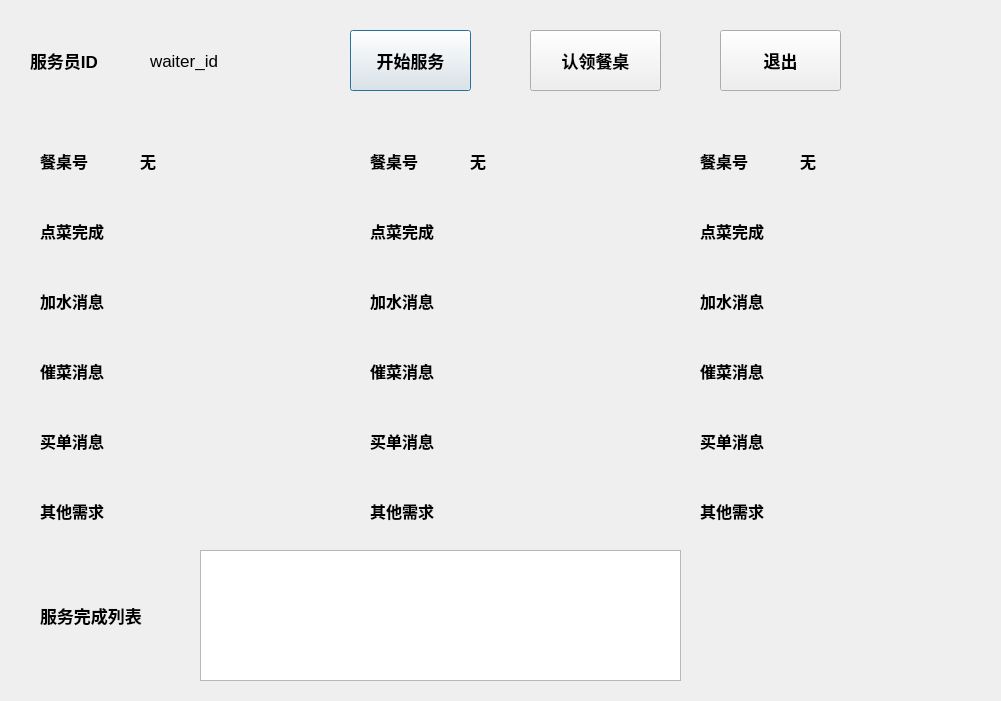
<?xml version="1.0" encoding="UTF-8"?>
<ui version="4.0">
 <class>WaiterView</class>
 <widget class="QDialog" name="WaiterView">
  <property name="geometry">
   <rect>
    <x>0</x>
    <y>0</y>
    <width>1001</width>
    <height>701</height>
   </rect>
  </property>
  <property name="windowTitle">
   <string>Dialog</string>
  </property>
  <widget class="QLabel" name="label_4">
   <property name="geometry">
    <rect>
     <x>40</x>
     <y>140</y>
     <width>71</width>
     <height>41</height>
    </rect>
   </property>
   <property name="font">
    <font>
     <pointsize>12</pointsize>
     <weight>75</weight>
     <bold>true</bold>
    </font>
   </property>
   <property name="text">
    <string>餐桌号</string>
   </property>
  </widget>
  <widget class="QLabel" name="label_5">
   <property name="geometry">
    <rect>
     <x>40</x>
     <y>210</y>
     <width>91</width>
     <height>41</height>
    </rect>
   </property>
   <property name="font">
    <font>
     <pointsize>12</pointsize>
     <weight>75</weight>
     <bold>true</bold>
    </font>
   </property>
   <property name="text">
    <string>点菜完成</string>
   </property>
  </widget>
  <widget class="QLabel" name="label_6">
   <property name="geometry">
    <rect>
     <x>40</x>
     <y>280</y>
     <width>81</width>
     <height>41</height>
    </rect>
   </property>
   <property name="font">
    <font>
     <pointsize>12</pointsize>
     <weight>75</weight>
     <bold>true</bold>
    </font>
   </property>
   <property name="text">
    <string>加水消息</string>
   </property>
  </widget>
  <widget class="QLabel" name="label_7">
   <property name="geometry">
    <rect>
     <x>40</x>
     <y>350</y>
     <width>81</width>
     <height>41</height>
    </rect>
   </property>
   <property name="font">
    <font>
     <pointsize>12</pointsize>
     <weight>75</weight>
     <bold>true</bold>
    </font>
   </property>
   <property name="text">
    <string>催菜消息</string>
   </property>
  </widget>
  <widget class="QLabel" name="label_8">
   <property name="geometry">
    <rect>
     <x>40</x>
     <y>420</y>
     <width>81</width>
     <height>41</height>
    </rect>
   </property>
   <property name="font">
    <font>
     <pointsize>12</pointsize>
     <weight>75</weight>
     <bold>true</bold>
    </font>
   </property>
   <property name="text">
    <string>买单消息</string>
   </property>
  </widget>
  <widget class="QLabel" name="label">
   <property name="geometry">
    <rect>
     <x>40</x>
     <y>490</y>
     <width>91</width>
     <height>41</height>
    </rect>
   </property>
   <property name="font">
    <font>
     <pointsize>12</pointsize>
     <weight>75</weight>
     <bold>true</bold>
    </font>
   </property>
   <property name="text">
    <string>其他需求</string>
   </property>
  </widget>
  <widget class="QLabel" name="label_19">
   <property name="geometry">
    <rect>
     <x>30</x>
     <y>40</y>
     <width>101</width>
     <height>41</height>
    </rect>
   </property>
   <property name="font">
    <font>
     <pointsize>13</pointsize>
     <weight>75</weight>
     <bold>true</bold>
    </font>
   </property>
   <property name="text">
    <string>服务员ID</string>
   </property>
  </widget>
  <widget class="QLabel" name="label_9">
   <property name="geometry">
    <rect>
     <x>370</x>
     <y>140</y>
     <width>72</width>
     <height>41</height>
    </rect>
   </property>
   <property name="font">
    <font>
     <pointsize>12</pointsize>
     <weight>75</weight>
     <bold>true</bold>
    </font>
   </property>
   <property name="text">
    <string>餐桌号</string>
   </property>
  </widget>
  <widget class="QLabel" name="label_16">
   <property name="geometry">
    <rect>
     <x>700</x>
     <y>140</y>
     <width>72</width>
     <height>41</height>
    </rect>
   </property>
   <property name="font">
    <font>
     <pointsize>12</pointsize>
     <weight>75</weight>
     <bold>true</bold>
    </font>
   </property>
   <property name="text">
    <string>餐桌号</string>
   </property>
  </widget>
  <widget class="QPushButton" name="service_begin">
   <property name="geometry">
    <rect>
     <x>350</x>
     <y>30</y>
     <width>121</width>
     <height>61</height>
    </rect>
   </property>
   <property name="font">
    <font>
     <pointsize>13</pointsize>
     <weight>75</weight>
     <bold>true</bold>
    </font>
   </property>
   <property name="text">
    <string>开始服务</string>
   </property>
  </widget>
  <widget class="QPushButton" name="get_table">
   <property name="geometry">
    <rect>
     <x>530</x>
     <y>30</y>
     <width>131</width>
     <height>61</height>
    </rect>
   </property>
   <property name="font">
    <font>
     <pointsize>13</pointsize>
     <weight>75</weight>
     <bold>true</bold>
    </font>
   </property>
   <property name="text">
    <string>认领餐桌</string>
   </property>
  </widget>
  <widget class="QLabel" name="waiter_id">
   <property name="geometry">
    <rect>
     <x>150</x>
     <y>40</y>
     <width>141</width>
     <height>41</height>
    </rect>
   </property>
   <property name="font">
    <font>
     <pointsize>13</pointsize>
    </font>
   </property>
   <property name="text">
    <string>waiter_id</string>
   </property>
  </widget>
  <widget class="QPushButton" name="serve_end">
   <property name="geometry">
    <rect>
     <x>720</x>
     <y>30</y>
     <width>121</width>
     <height>61</height>
    </rect>
   </property>
   <property name="font">
    <font>
     <pointsize>13</pointsize>
     <weight>75</weight>
     <bold>true</bold>
    </font>
   </property>
   <property name="text">
    <string>退出</string>
   </property>
  </widget>
  <widget class="QLabel" name="table_id1">
   <property name="geometry">
    <rect>
     <x>140</x>
     <y>140</y>
     <width>91</width>
     <height>41</height>
    </rect>
   </property>
   <property name="font">
    <font>
     <pointsize>12</pointsize>
     <weight>75</weight>
     <bold>true</bold>
    </font>
   </property>
   <property name="text">
    <string>无</string>
   </property>
  </widget>
  <widget class="QLabel" name="table_id2">
   <property name="geometry">
    <rect>
     <x>470</x>
     <y>140</y>
     <width>101</width>
     <height>41</height>
    </rect>
   </property>
   <property name="font">
    <font>
     <pointsize>12</pointsize>
     <weight>75</weight>
     <bold>true</bold>
    </font>
   </property>
   <property name="text">
    <string>无</string>
   </property>
  </widget>
  <widget class="QLabel" name="table_id3">
   <property name="geometry">
    <rect>
     <x>800</x>
     <y>140</y>
     <width>111</width>
     <height>41</height>
    </rect>
   </property>
   <property name="font">
    <font>
     <pointsize>12</pointsize>
     <weight>75</weight>
     <bold>true</bold>
    </font>
   </property>
   <property name="text">
    <string>无</string>
   </property>
  </widget>
  <widget class="QLabel" name="label_11">
   <property name="geometry">
    <rect>
     <x>370</x>
     <y>210</y>
     <width>91</width>
     <height>41</height>
    </rect>
   </property>
   <property name="font">
    <font>
     <pointsize>12</pointsize>
     <weight>75</weight>
     <bold>true</bold>
    </font>
   </property>
   <property name="text">
    <string>点菜完成</string>
   </property>
  </widget>
  <widget class="QLabel" name="label_18">
   <property name="geometry">
    <rect>
     <x>700</x>
     <y>210</y>
     <width>91</width>
     <height>41</height>
    </rect>
   </property>
   <property name="font">
    <font>
     <pointsize>12</pointsize>
     <weight>75</weight>
     <bold>true</bold>
    </font>
   </property>
   <property name="text">
    <string>点菜完成</string>
   </property>
  </widget>
  <widget class="QLabel" name="label_12">
   <property name="geometry">
    <rect>
     <x>370</x>
     <y>280</y>
     <width>81</width>
     <height>41</height>
    </rect>
   </property>
   <property name="font">
    <font>
     <pointsize>12</pointsize>
     <weight>75</weight>
     <bold>true</bold>
    </font>
   </property>
   <property name="text">
    <string>加水消息</string>
   </property>
  </widget>
  <widget class="QLabel" name="label_15">
   <property name="geometry">
    <rect>
     <x>700</x>
     <y>280</y>
     <width>81</width>
     <height>41</height>
    </rect>
   </property>
   <property name="font">
    <font>
     <pointsize>12</pointsize>
     <weight>75</weight>
     <bold>true</bold>
    </font>
   </property>
   <property name="text">
    <string>加水消息</string>
   </property>
  </widget>
  <widget class="QLabel" name="label_10">
   <property name="geometry">
    <rect>
     <x>370</x>
     <y>350</y>
     <width>81</width>
     <height>41</height>
    </rect>
   </property>
   <property name="font">
    <font>
     <pointsize>12</pointsize>
     <weight>75</weight>
     <bold>true</bold>
    </font>
   </property>
   <property name="text">
    <string>催菜消息</string>
   </property>
  </widget>
  <widget class="QLabel" name="label_17">
   <property name="geometry">
    <rect>
     <x>700</x>
     <y>350</y>
     <width>91</width>
     <height>41</height>
    </rect>
   </property>
   <property name="font">
    <font>
     <pointsize>12</pointsize>
     <weight>75</weight>
     <bold>true</bold>
    </font>
   </property>
   <property name="text">
    <string>催菜消息</string>
   </property>
  </widget>
  <widget class="QLabel" name="label_13">
   <property name="geometry">
    <rect>
     <x>370</x>
     <y>420</y>
     <width>81</width>
     <height>41</height>
    </rect>
   </property>
   <property name="font">
    <font>
     <pointsize>12</pointsize>
     <weight>75</weight>
     <bold>true</bold>
    </font>
   </property>
   <property name="text">
    <string>买单消息</string>
   </property>
  </widget>
  <widget class="QLabel" name="label_14">
   <property name="geometry">
    <rect>
     <x>700</x>
     <y>420</y>
     <width>91</width>
     <height>41</height>
    </rect>
   </property>
   <property name="font">
    <font>
     <pointsize>12</pointsize>
     <weight>75</weight>
     <bold>true</bold>
    </font>
   </property>
   <property name="text">
    <string>买单消息</string>
   </property>
  </widget>
  <widget class="QLabel" name="label_2">
   <property name="geometry">
    <rect>
     <x>370</x>
     <y>490</y>
     <width>91</width>
     <height>41</height>
    </rect>
   </property>
   <property name="font">
    <font>
     <pointsize>12</pointsize>
     <weight>75</weight>
     <bold>true</bold>
    </font>
   </property>
   <property name="text">
    <string>其他需求</string>
   </property>
  </widget>
  <widget class="QLabel" name="label_3">
   <property name="geometry">
    <rect>
     <x>700</x>
     <y>490</y>
     <width>91</width>
     <height>41</height>
    </rect>
   </property>
   <property name="font">
    <font>
     <pointsize>12</pointsize>
     <weight>75</weight>
     <bold>true</bold>
    </font>
   </property>
   <property name="text">
    <string>其他需求</string>
   </property>
  </widget>
  <widget class="QLabel" name="label_20">
   <property name="geometry">
    <rect>
     <x>40</x>
     <y>590</y>
     <width>151</width>
     <height>51</height>
    </rect>
   </property>
   <property name="font">
    <font>
     <pointsize>13</pointsize>
     <weight>75</weight>
     <bold>true</bold>
    </font>
   </property>
   <property name="text">
    <string>服务完成列表</string>
   </property>
  </widget>
  <widget class="QListWidget" name="listWidget">
   <property name="geometry">
    <rect>
     <x>200</x>
     <y>550</y>
     <width>481</width>
     <height>131</height>
    </rect>
   </property>
   <property name="font">
    <font>
     <pointsize>12</pointsize>
    </font>
   </property>
  </widget>
 </widget>
 <resources/>
 <connections/>
</ui>
